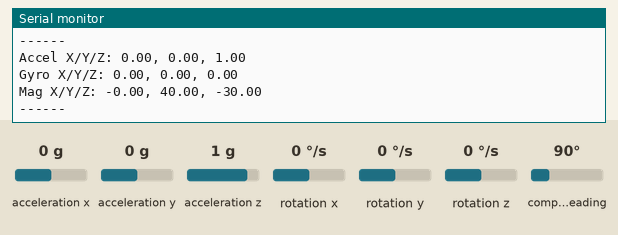
The sketch below on a simulated Arduino Uno, built with avr-gcc and run on an emulated ATmega328P. On the bench: the last lines printed to the serial monitor. The inputs (shaded band) are chosen by the test bench; at power-on: acceleration x 0 g, acceleration y 0 g, acceleration z 1 g, rotation x 0 °/s, rotation y 0 °/s, rotation z 0 °/s, compass heading 90°.

Above: at 1.2 s.
1.3 s: acceleration x set to -1.4 g
2.8 s: acceleration y set to -1.4 g
4.3 s: acceleration z set to -1.4 g
5.8 s: rotation x set to -192 °/s
At 6.42 s:
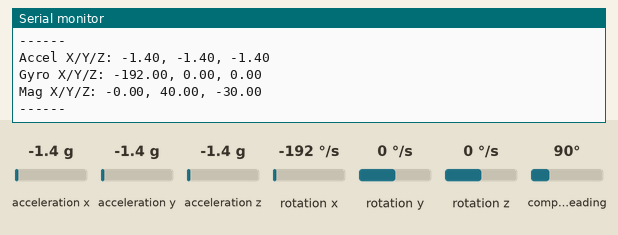
7.3 s: rotation y set to -192 °/s
At 7.94 s:
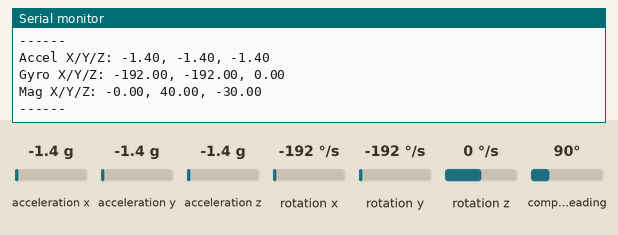

Measured:
- after the input at 5.8 s, the serial monitor: prints a new line after 0.31 s (image 1)
- after the input at 7.3 s, the serial monitor: prints a new line after 0.33 s (image 2)

The sketch:

drdy_spi.ino
```cpp
#include <Wire.h>
#include <MPU9250_asukiaaa.h>

MPU9250_asukiaaa mySensor;

void setup() {
  Serial.begin(115200);
  Wire.begin();

  mySensor.setWire(&Wire);
  mySensor.beginAccel();
  mySensor.beginGyro();
  //mySensor.beginMag();

  Serial.println("MPU9250 Raw Data (No Calibration)");
}

void loop() {
  mySensor.accelUpdate();
  mySensor.gyroUpdate();
  mySensor.magUpdate();

  Serial.print("Accel X/Y/Z: ");
  Serial.print(mySensor.accelX()); Serial.print(", ");
  Serial.print(mySensor.accelY()); Serial.print(", ");
  Serial.println(mySensor.accelZ());

  Serial.print("Gyro X/Y/Z: ");
  Serial.print(mySensor.gyroX()); Serial.print(", ");
  Serial.print(mySensor.gyroY()); Serial.print(", ");
  Serial.println(mySensor.gyroZ());

  Serial.print("Mag X/Y/Z: ");
  Serial.print(mySensor.magX()); Serial.print(", ");
  Serial.print(mySensor.magY()); Serial.print(", ");
  Serial.println(mySensor.magZ());

  Serial.println("------");
  delay(500);  // Slow down the loop
}
```
